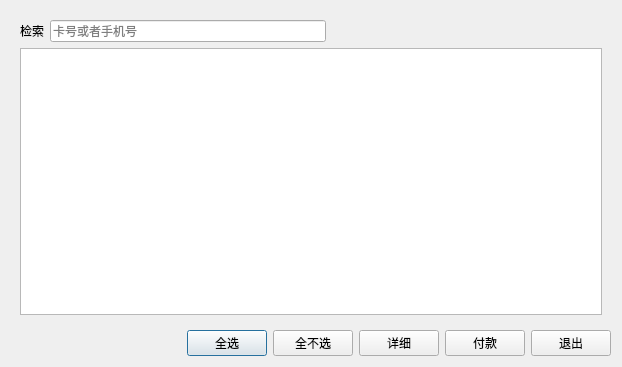
<?xml version="1.0" encoding="UTF-8"?>
<ui version="4.0">
 <class>w_scr_dish_m_hang_pay_Dialog</class>
 <widget class="QDialog" name="w_scr_dish_m_hang_pay_Dialog">
  <property name="geometry">
   <rect>
    <x>0</x>
    <y>0</y>
    <width>622</width>
    <height>367</height>
   </rect>
  </property>
  <property name="windowTitle">
   <string>Dialog</string>
  </property>
  <layout class="QVBoxLayout" name="verticalLayout_2">
   <item>
    <widget class="QFrame" name="frame">
     <property name="outer_stylesheet" stdset="0">
      <string>frame_detail_show</string>
     </property>
     <layout class="QVBoxLayout" name="verticalLayout">
      <item>
       <layout class="QHBoxLayout" name="horizontalLayout_2">
        <item>
         <widget class="QLabel" name="label">
          <property name="text">
           <string>检索</string>
          </property>
         </widget>
        </item>
        <item>
         <widget class="QLineEdit" name="lineEdit_filter">
          <property name="placeholderText">
           <string>卡号或者手机号</string>
          </property>
         </widget>
        </item>
        <item>
         <spacer name="horizontalSpacer">
          <property name="orientation">
           <enum>Qt::Horizontal</enum>
          </property>
          <property name="sizeHint" stdset="0">
           <size>
            <width>40</width>
            <height>20</height>
           </size>
          </property>
         </spacer>
        </item>
       </layout>
      </item>
      <item>
       <widget class="lds_tableView" name="tableView"/>
      </item>
     </layout>
    </widget>
   </item>
   <item>
    <layout class="QHBoxLayout" name="horizontalLayout">
     <item>
      <spacer name="horizontalSpacer_2">
       <property name="orientation">
        <enum>Qt::Horizontal</enum>
       </property>
       <property name="sizeHint" stdset="0">
        <size>
         <width>35</width>
         <height>17</height>
        </size>
       </property>
      </spacer>
     </item>
     <item>
      <widget class="lds_toolbar_button" name="pushButton_all">
       <property name="text">
        <string>全选</string>
       </property>
       <property name="outer_stylesheet" stdset="0">
        <string>pushbutton</string>
       </property>
      </widget>
     </item>
     <item>
      <widget class="lds_toolbar_button" name="pushButton_allnot">
       <property name="text">
        <string>全不选</string>
       </property>
       <property name="outer_stylesheet" stdset="0">
        <string>pushbutton</string>
       </property>
      </widget>
     </item>
     <item>
      <widget class="lds_toolbar_button" name="pushButton_detail">
       <property name="text">
        <string>详细</string>
       </property>
       <property name="outer_stylesheet" stdset="0">
        <string>pushbutton</string>
       </property>
      </widget>
     </item>
     <item>
      <widget class="lds_toolbar_button" name="pushButton_pay">
       <property name="text">
        <string>付款</string>
       </property>
       <property name="outer_stylesheet" stdset="0">
        <string>pushbutton</string>
       </property>
      </widget>
     </item>
     <item>
      <widget class="lds_toolbar_button" name="pushButton_exit">
       <property name="text">
        <string>退出</string>
       </property>
       <property name="outer_stylesheet" stdset="0">
        <string>pushbutton</string>
       </property>
      </widget>
     </item>
    </layout>
   </item>
  </layout>
 </widget>
 <customwidgets>
  <customwidget>
   <class>lds_tableView</class>
   <extends>QTableView</extends>
   <header>lds_tableview.h</header>
  </customwidget>
  <customwidget>
   <class>lds_toolbar_button</class>
   <extends>QPushButton</extends>
   <header>lds_toolbar_button.h</header>
  </customwidget>
 </customwidgets>
 <tabstops>
  <tabstop>pushButton_all</tabstop>
  <tabstop>pushButton_allnot</tabstop>
  <tabstop>pushButton_detail</tabstop>
  <tabstop>pushButton_pay</tabstop>
  <tabstop>pushButton_exit</tabstop>
  <tabstop>lineEdit_filter</tabstop>
  <tabstop>tableView</tabstop>
 </tabstops>
 <resources/>
 <connections/>
</ui>
